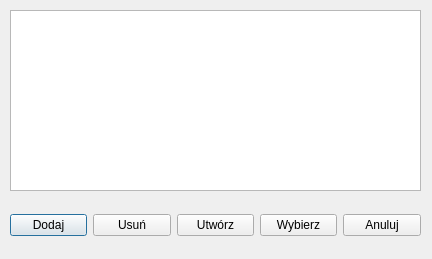
<?xml version="1.0" encoding="UTF-8"?>
<ui version="4.0">
 <class>CoursesDialog</class>
 <widget class="QDialog" name="CoursesDialog">
  <property name="geometry">
   <rect>
    <x>0</x>
    <y>0</y>
    <width>432</width>
    <height>259</height>
   </rect>
  </property>
  <property name="windowTitle">
   <string>Dialog</string>
  </property>
  <widget class="QWidget" name="layoutWidget">
   <property name="geometry">
    <rect>
     <x>10</x>
     <y>200</y>
     <width>411</width>
     <height>51</height>
    </rect>
   </property>
   <layout class="QHBoxLayout">
    <property name="spacing">
     <number>6</number>
    </property>
    <property name="margin">
     <number>0</number>
    </property>
    <item>
     <spacer>
      <property name="orientation">
       <enum>Qt::Horizontal</enum>
      </property>
      <property name="sizeHint" stdset="0">
       <size>
        <width>131</width>
        <height>31</height>
       </size>
      </property>
     </spacer>
    </item>
    <item>
     <widget class="QPushButton" name="btnAddCourse">
      <property name="toolTip">
       <string>Dodanie nowego kursu z pliku do bazy</string>
      </property>
      <property name="text">
       <string>Dodaj</string>
      </property>
     </widget>
    </item>
    <item>
     <widget class="QPushButton" name="btnDelete">
      <property name="toolTip">
       <string>Usunięcie kursu z bazy</string>
      </property>
      <property name="text">
       <string>Usuń</string>
      </property>
     </widget>
    </item>
    <item>
     <widget class="QPushButton" name="btnCreateCourse">
      <property name="toolTip">
       <string>Stworzenie nowego kursu</string>
      </property>
      <property name="text">
       <string>Utwórz</string>
      </property>
     </widget>
    </item>
    <item>
     <widget class="QPushButton" name="okButton">
      <property name="toolTip">
       <string>Wybranie nowego kursu. UWAGA w przypadku kiedy kurs jest już wybrany to jest on zastępowany nowym</string>
      </property>
      <property name="text">
       <string>Wybierz</string>
      </property>
     </widget>
    </item>
    <item>
     <widget class="QPushButton" name="cancelButton">
      <property name="toolTip">
       <string>Powrót do poprzedniego okna</string>
      </property>
      <property name="text">
       <string>Anuluj</string>
      </property>
     </widget>
    </item>
   </layout>
  </widget>
  <widget class="QListView" name="listView">
   <property name="geometry">
    <rect>
     <x>10</x>
     <y>10</y>
     <width>411</width>
     <height>181</height>
    </rect>
   </property>
   <property name="textElideMode">
    <enum>Qt::ElideNone</enum>
   </property>
   <property name="selectionRectVisible">
    <bool>true</bool>
   </property>
  </widget>
 </widget>
 <resources/>
 <connections>
  <connection>
   <sender>okButton</sender>
   <signal>clicked()</signal>
   <receiver>CoursesDialog</receiver>
   <slot>accept()</slot>
   <hints>
    <hint type="sourcelabel">
     <x>278</x>
     <y>253</y>
    </hint>
    <hint type="destinationlabel">
     <x>96</x>
     <y>254</y>
    </hint>
   </hints>
  </connection>
  <connection>
   <sender>cancelButton</sender>
   <signal>clicked()</signal>
   <receiver>CoursesDialog</receiver>
   <slot>reject()</slot>
   <hints>
    <hint type="sourcelabel">
     <x>369</x>
     <y>253</y>
    </hint>
    <hint type="destinationlabel">
     <x>179</x>
     <y>282</y>
    </hint>
   </hints>
  </connection>
 </connections>
</ui>
